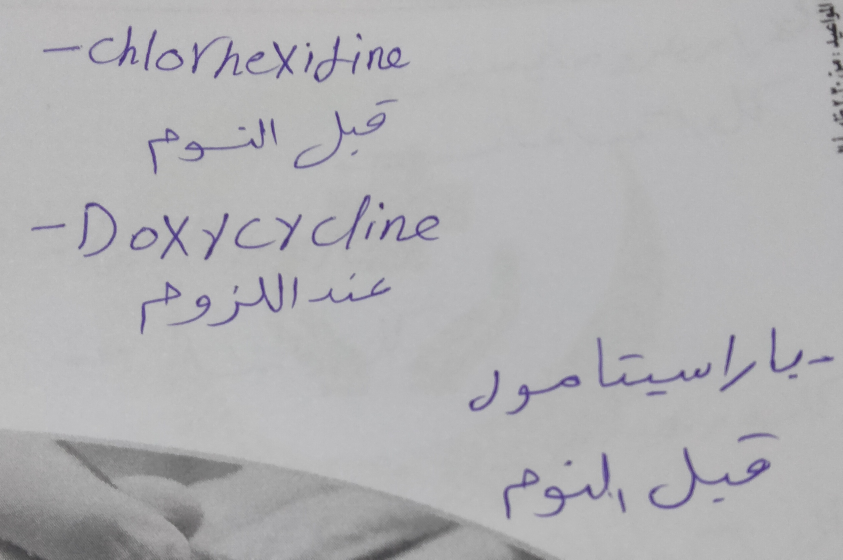
#> input picture src/crop_Dental_prescription_516.jpg, 2527 x 1678 px (shown at 1/3 size)
$ python preprocess_hisham_edge.py
#> lines starting #> are read from the running program, lines starting #| are printed output that depends on the picture; after the words box and inside, x2 and y2 are one past the last pixel; in counts of white or black regions, pixels touching at a corner belong together
import cv2
import numpy as np
import matplotlib.pyplot as plt
from pathlib import Path
import os


class HandwrittenTextProcessor:
    """Processor specifically for cropped handwritten text images using edge detection"""

    def __init__(self, image_path):
        """Initialize with an image path"""
#> called with image_path = 'crop_Dental_prescription_516.jpg'
        self.image_path = image_path
        self.original = cv2.imread(image_path)
#> self.original is the input picture: shape (1678, 2527, 3); mean B, G, R 179.3, 177.3, 177.7
        if self.original is None:
            raise FileNotFoundError(f"Could not load image: {image_path}")

        # Storage for processing results
        self.gray = None
        self.filtered = None  # Added to store filtered image
        self.edges = None
        self.dilated_edges = None
        self.character_contours = []
        self.character_boxes = []
        self.word_boxes = []
        self.result_image = None

    def preprocess(self):
        """Convert to grayscale and enhance contrast"""
        # Convert to grayscale
        self.gray = cv2.cvtColor(self.original, cv2.COLOR_BGR2GRAY)
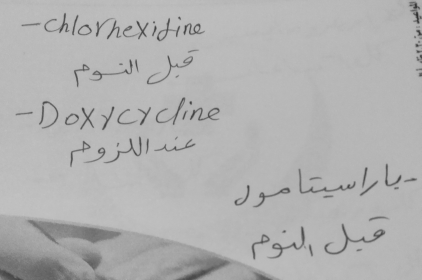
#> self.gray: shape (1678, 2527) (shown at 1/6 size); min 31, max 208, mean 177.6

        # Apply CLAHE for better contrast
        clahe = cv2.createCLAHE(clipLimit=2.0, tileGridSize=(8, 8))
        self.gray = clahe.apply(self.gray)
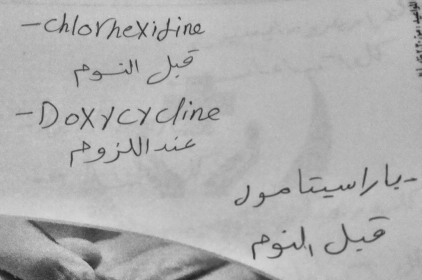
#> self.gray: shape (1678, 2527) (shown at 1/6 size); min 22, max 223, mean 176.6

        return self.gray

    def apply_noise_reduction(self, method='gaussian', kernel_size=3, sigma=0):
        """Apply noise reduction filtering to the grayscale image

        Parameters:
        -----------
        method : str
            The filtering method to use: 'gaussian', 'median', 'bilateral', or 'nlmeans'
        kernel_size : int
            Size of the filter kernel
        sigma : float
            Standard deviation for Gaussian or bilateral filter

        Returns:
        --------
        numpy.ndarray
            The filtered image
        """
#> called with method = 'bilateral', kernel_size = 9, sigma = 80
        if self.gray is None:
            self.preprocess()

        if method == 'gaussian':
            # Gaussian blur - good for general noise reduction
            self.filtered = cv2.GaussianBlur(self.gray, (kernel_size, kernel_size), sigma)

        elif method == 'median':
            # Median filter - excellent for salt and pepper noise
            self.filtered = cv2.medianBlur(self.gray, kernel_size)

        elif method == 'bilateral':
            # Bilateral filter - preserves edges while removing noise
            if sigma == 0:
                sigma = 75  # Default value for bilateral filter
            self.filtered = cv2.bilateralFilter(self.gray, kernel_size, sigma, sigma)

        elif method == 'nlmeans':
            # Non-local means denoising - advanced algorithm for texture preservation
            # Parameters: image, filter strength, template window size, search window size
            h = 10  # Filter strength (higher values remove more noise but might blur details)
            self.filtered = cv2.fastNlMeansDenoising(self.gray, None, h, kernel_size, kernel_size * 2)

        else:
            # Default to Gaussian if method not recognized
            self.filtered = cv2.GaussianBlur(self.gray, (kernel_size, kernel_size), sigma)

        return self.filtered

    def detect_edges(self, low_threshold=50, high_threshold=150):
        """Detect edges using Canny edge detector"""
#> called with low_threshold = 40, high_threshold = 160
        # Use filtered image if available, otherwise use gray
        source_image = self.filtered if self.filtered is not None else self.gray

        if source_image is None:
            self.preprocess()
            source_image = self.gray

        # Apply Canny edge detection
        self.edges = cv2.Canny(source_image, low_threshold, high_threshold)
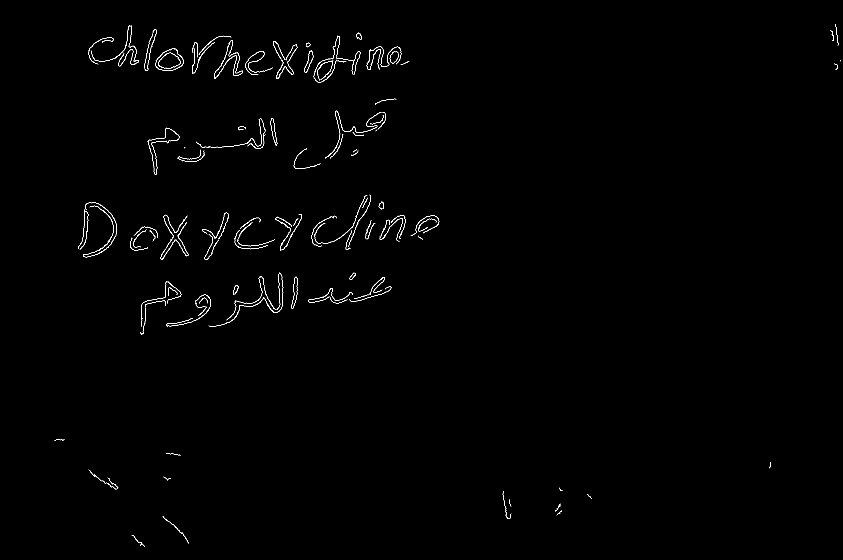
#> self.edges: shape (1678, 2527) (shown at 1/3 size); 0.41% white in thin lines or dots, all inside (x1, y1, x2, y2) = (163, 72, 2523, 1641)

        return self.edges

    def enhance_edges(self, kernel_size=(2, 2), iterations=1):
        """Enhance edges by dilating them slightly"""
#> called with kernel_size = (4, 4), iterations = 1
        if self.edges is None:
            self.detect_edges()

        # Create kernel for dilation
        kernel = np.ones(kernel_size, np.uint8)

        # Dilate edges to connect nearby components
        self.dilated_edges = cv2.dilate(self.edges, kernel, iterations=iterations)
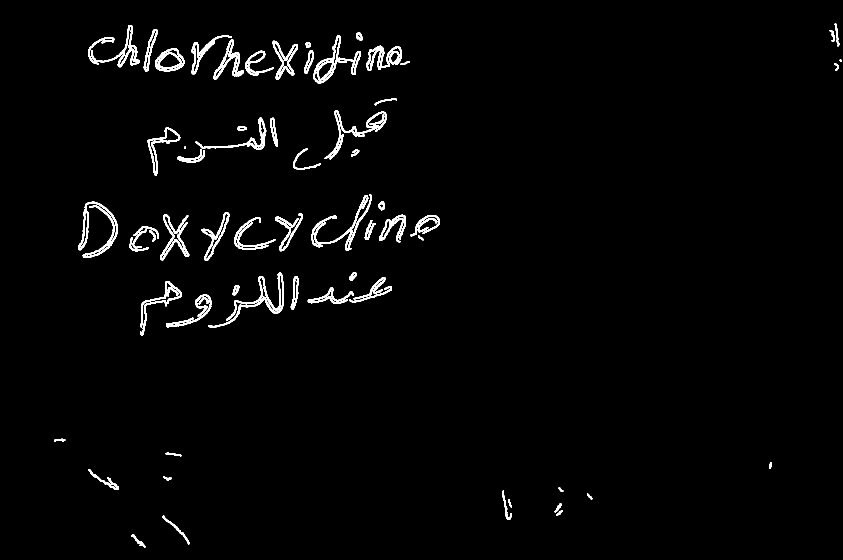
#> self.dilated_edges: shape (1678, 2527) (shown at 1/3 size); 1.8% white; 77 white regions

        return self.dilated_edges

    def find_character_contours(self):
        """Find contours that likely represent characters"""
        if self.dilated_edges is None:
            self.enhance_edges()

        # Find contours in the dilated edge image
        contours, _ = cv2.findContours(self.dilated_edges, cv2.RETR_EXTERNAL, cv2.CHAIN_APPROX_SIMPLE)
#> contours = 76 contours; largest, box (x1, y1, x2, y2) and area: (940, 106, 1083, 250) 5764, (466, 145, 553, 214) 4374, (234, 605, 353, 774) 4022, (625, 816, 852, 983) 3462, (442, 382, 541, 526) 3419

        # Filter contours by size to remove noise
        filtered_contours = []
        for contour in contours:
            x, y, w, h = cv2.boundingRect(contour)
            area = cv2.contourArea(contour)

            # Filter by minimum size (adjust these thresholds based on your images)
            if area > 20 and w > 3 and h > 5:
                filtered_contours.append(contour)
                self.character_boxes.append((x, y, w, h))
#> this loop made 76 passes
#> (x, y, w, h, area) on passes 1 to 8: (394, 1604, 42, 39, 298), (487, 1547, 81, 86, 557), (1669, 1530, 19, 18, 112.5), (1664, 1510, 20, 27, 172.5), (1526, 1497, 10, 25, 90), (1761, 1481, 16, 17, 90), (1507, 1472, 29, 87, 444), (1676, 1462, 14, 13, 71)
#> after the loop, filtered_contours has the same summary as contours; self.character_boxes = 76 items, first 6: (394, 1604, 42, 39), (487, 1547, 81, 86), (1669, 1530, 19, 18), (1664, 1510, 20, 27), (1526, 1497, 10, 25), (1761, 1481, 16, 17)

        self.character_contours = filtered_contours
#> self.character_contours has the same summary as contours
#| Found 76 character boxes
#| Average character width: 65.4 pixels
        return filtered_contours

    def group_characters_into_words(self, horizontal_gap_factor=0.7, vertical_tolerance_factor=0.4):
        """Group character boxes into word boxes - optimized for Arabic and similar scripts"""
#> called with horizontal_gap_factor = 80, vertical_tolerance_factor = 0.5
        if not self.character_boxes:
            self.find_character_contours()

        if not self.character_boxes:
            return []

        # Arabic is right-to-left, but we'll sort left-to-right and handle positioning
        sorted_boxes = sorted(self.character_boxes, key=lambda box: box[0])
#> sorted_boxes = 76 items, first 6: (162, 1316, 34, 8), (234, 605, 119, 169), (264, 111, 79, 84), (265, 1408, 92, 62), (273, 75, 146, 127), (389, 712, 57, 42)

        # Calculate average character width and height for adaptive spacing
        avg_width = sum(box[2] for box in sorted_boxes) / len(sorted_boxes)
#> avg_width = 65.45
        avg_height = sum(box[3] for box in sorted_boxes) / len(sorted_boxes)
#> avg_height = 66.29

        # For Arabic scripts, we need a much larger horizontal gap allowance
        # horizontal_gap_factor is now treated as absolute pixels if > 5, otherwise as multiplier
        if horizontal_gap_factor > 5:
            horizontal_gap = horizontal_gap_factor  # Use as absolute pixel value
        else:
            horizontal_gap = avg_width * horizontal_gap_factor

        # Vertical tolerance for characters in the same word
        vertical_tolerance = avg_height * vertical_tolerance_factor
#> vertical_tolerance = 33.14

        # Use line detection to better group words
        # First, group characters into lines based on vertical position
        y_centers = [(box[1] + box[3] / 2) for box in sorted_boxes]
#> y_centers = 76 values, max 1623.5 at index 6, min 105 at index 74, mean 683.7
        # Get more aggressive vertical grouping
        lines = []
        current_line = [0]  # Start with first character index

        # Sort boxes by y-center for line grouping
        indices_by_y = sorted(range(len(y_centers)), key=lambda i: y_centers[i])
#> indices_by_y = 76 values, max 75 at index 13, min 0 at index 63, mean 37.5

        # More aggressive line grouping with larger vertical tolerance
        line_vertical_tolerance = vertical_tolerance * 3
#> line_vertical_tolerance = 99.43
        if indices_by_y:
            current_y = y_centers[indices_by_y[0]]
#> current_y = 105

            for idx in indices_by_y[1:]:
                if abs(y_centers[idx] - current_y) <= line_vertical_tolerance:
                    current_line.append(idx)
                else:
                    lines.append(current_line)
                    current_line = [idx]
                    current_y = y_centers[idx]
#> this loop made 75 passes
#> (idx, current_line, current_y) on passes 18, 25, 31, 46, 51: (58, [58], 305.5), (46, [46], 440), (54, [54], 609), (26, [26], 709.5), (49, [49], 829.5)
#> after the loop, lines = 9 items

            if current_line:
                lines.append(current_line)

        # Process each line to group characters into words
        words = []
        for line in lines:
            # Sort characters in this line by x position
            line_chars = [sorted_boxes[i] for i in line]
            line_chars.sort(key=lambda box: box[0])

            if not line_chars:
                continue

            # Start first word in line
            current_word = [line_chars[0]]
            line_words = []

            # Process remaining characters in line
            for box in line_chars[1:]:
                prev_box = current_word[-1]

                # Calculate horizontal distance
                prev_right = prev_box[0] + prev_box[2]
                current_left = box[0]
                h_distance = current_left - prev_right

                # For Arabic, we use more relaxed horizontal distance
                if h_distance <= horizontal_gap:
                    current_word.append(box)
                else:
                    # Start a new word
                    if current_word:
                        line_words.append(current_word)
                    current_word = [box]

            # Add the last word in the line
            if current_word:
                line_words.append(current_word)

            # Add all words from this line
            words.extend(line_words)
#> this loop made 10 passes
#> line on passes 2 to 6: [58, 57, 32, 34, 24, 51, 45], [46, 22, 12, 50, 21, 38], [54, 59, 44, 47, 63, 62, 60, 1, 55, 42, 8, 36, 30, 31, 13], [26, 15, 64, 7, 5], [49, 52, 29, 20, 37, 48, 41, 27, 25, 10]
#> after the loop, words = 22 items

        # Add the last word
        if not words and sorted_boxes:
            words.append([sorted_boxes[0]])

        # Convert groups of character boxes to word boxes
        word_boxes = []
        for word in words:
            # Get the bounding box that contains all characters in the word
            x_min = min(box[0] for box in word)
            y_min = min(box[1] for box in word)
            x_max = max(box[0] + box[2] for box in word)
            y_max = max(box[1] + box[3] for box in word)

            # Create word box
            word_box = (x_min, y_min, x_max - x_min, y_max - y_min)
            word_boxes.append(word_box)
#> this loop made 22 passes
#> (x_min, y_min, x_max, y_max, word_box) on passes 1, 3, 4, 6, 7, 8, 9, 10: (162, 75, 1230, 1324, (162, 75, 1068, 1249)), (587, 353, 834, 449, (587, 353, 247, 96)), (974, 295, 1191, 477, (974, 295, 217, 182)), (880, 402, 1078, 509, (880, 402, 198, 107)), (234, 605, 476, 774, (234, 605, 242, 169)), (702, 583, 1320, 754, (702, 583, 618, 171)), (389, 637, 689, 782, (389, 637, 300, 145)), (1254, 706, 1271, 721, (1254, 706, 17, 15))
#> after the loop, word_boxes = 22 items, first 6: (162, 75, 1068, 1249), (2489, 90, 36, 122), (587, 353, 247, 96), (974, 295, 217, 182), (442, 382, 173, 144), (880, 402, 198, 107)

        self.word_boxes = word_boxes
#> self.word_boxes has the same summary as word_boxes
        return word_boxes

    def extract_words(self, padding=5):
        """Extract individual word images from the original with some padding"""
        if not self.word_boxes:
            self.group_characters_into_words()

        word_images = []
        for i, (x, y, w, h) in enumerate(self.word_boxes):
            # Add padding but ensure we don't go outside image boundaries
            x1 = max(0, x - padding)
            y1 = max(0, y - padding)
            x2 = min(self.original.shape[1], x + w + padding)
            y2 = min(self.original.shape[0], y + h + padding)

            # Extract word image
            word_img = self.original[y1:y2, x1:x2].copy()
            word_images.append((i, word_img))

        return word_images

    def visualize_results(self, show_characters=True, show_words=True):
        """Visualize the detected characters and words"""
#> called with show_characters = True, show_words = True
        # Create a copy of original for visualization
        result = self.original.copy()

        # Draw character boxes if requested
        if show_characters and self.character_boxes:
            for x, y, w, h in self.character_boxes:
                cv2.rectangle(result, (x, y), (x + w, y + h), (0, 255, 0), 1)
#> this loop made 76 passes

        # Draw word boxes if requested
        if show_words and self.word_boxes:
            # Use different colors for each word box to make them easier to distinguish
            colors = [
                (255, 0, 0),  # Red
                (0, 0, 255),  # Blue
                (0, 255, 0),  # Green
                (255, 0, 255),  # Magenta
                (0, 255, 255),  # Cyan
                (255, 255, 0),  # Yellow
                (128, 0, 0),  # Maroon
                (0, 0, 128),  # Navy
                (0, 128, 0)  # Dark Green
            ]

            for i, (x, y, w, h) in enumerate(self.word_boxes):
                color = colors[i % len(colors)]
                cv2.rectangle(result, (x, y), (x + w, y + h), color, 2)
#> this loop made 22 passes
#> (x, y, w, h, color) on passes 1 to 8: (162, 75, 1068, 1249, (255, 0, 0)), (2489, 90, 36, 122, (0, 0, 255)), (587, 353, 247, 96, (0, 255, 0)), (974, 295, 217, 182, (255, 0, 255)), (442, 382, 173, 144, (0, 255, 255)), (880, 402, 198, 107, (255, 255, 0)), (234, 605, 242, 169, (128, 0, 0)), (702, 583, 618, 171, (0, 0, 128))
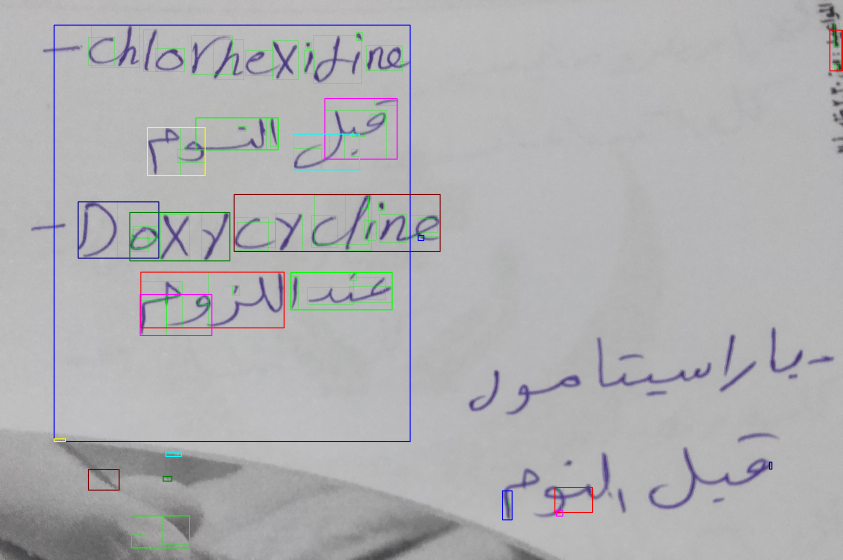
#> result: shape (1678, 2527, 3) (shown at 1/3 size); mean B, G, R 178.2, 176.3, 176.1

        self.result_image = result

        # Create visualization with multiple subplots
        plt.figure(figsize=(15, 15))

        # Original image
        plt.subplot(3, 3, 1)
        plt.imshow(cv2.cvtColor(self.original, cv2.COLOR_BGR2RGB))
        plt.title('Original Image')
        plt.axis('off')

        # Gray image
        plt.subplot(3, 3, 2)
        plt.imshow(self.gray, cmap='gray')
        plt.title('Grayscale')
        plt.axis('off')

        # Filtered image
        plt.subplot(3, 3, 3)
        if self.filtered is not None:
            plt.imshow(self.filtered, cmap='gray')
            plt.title('Filtered (Noise Reduction)')
        else:
            plt.imshow(np.zeros_like(self.gray), cmap='gray')
            plt.title('No Filtering Applied')
        plt.axis('off')

        # Edge detection
        plt.subplot(3, 3, 4)
        plt.imshow(self.edges, cmap='gray')
        plt.title('Edge Detection')
        plt.axis('off')

        # Dilated edges
        plt.subplot(3, 3, 5)
        plt.imshow(self.dilated_edges, cmap='gray')
        plt.title('Dilated Edges')
        plt.axis('off')

        # Result with boxes
        plt.subplot(3, 3, 6)
        plt.imshow(cv2.cvtColor(result, cv2.COLOR_BGR2RGB))
        if show_characters and show_words:
            title = f'Characters ({len(self.character_boxes)}) and Words ({len(self.word_boxes)})'
#> title = 'Characters (76) and Words (22)'
        elif show_characters:
            title = f'Characters ({len(self.character_boxes)})'
        elif show_words:
            title = f'Words ({len(self.word_boxes)})'
        else:
            title = 'Result'
        plt.title(title)
        plt.axis('off')

        # Stats and info
        plt.subplot(3, 3, 7)
        info_img = np.ones((400, 600, 3), dtype=np.uint8) * 255
        stats_text = [
            f"Total characters detected: {len(self.character_boxes)}",
            f"Words grouped: {len(self.word_boxes)}",
            f"Avg chars per word: {len(self.character_boxes) / max(1, len(self.word_boxes)):.1f}",
            f"Image dimensions: {self.original.shape[1]}x{self.original.shape[0]}",
        ]
#> stats_text = ['Total characters detected: 76', 'Words grouped: 22', 'Avg chars per word: 3.5', 'Image dimensions: 2527x1678']
#> (the rest of the program and of its run is left out)
